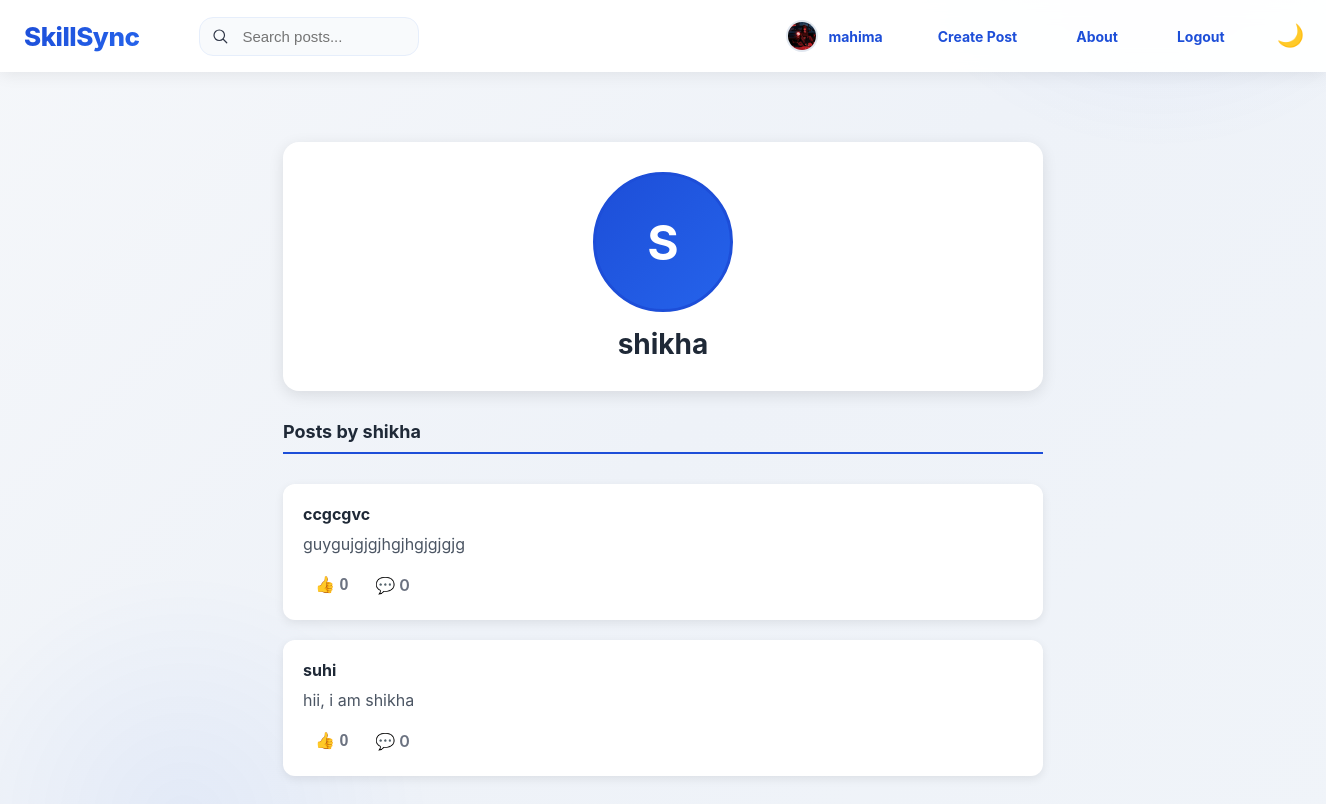
Screenshot of /profile/shikha/ (signed in) with the database file from the repository.
### main/models.py (models this page shows, shortened)
class Profile(models.Model):
    user = models.OneToOneField(User, on_delete=models.CASCADE)
    full_name = models.CharField(max_length=100, blank=True)
    profession = models.CharField(max_length=100, blank=True)
    about = models.TextField(blank=True)
    profile_picture = models.ImageField(upload_to='profile_pics/', default='profile_pics/default.jpg')
    def get_profile_picture_url(self):
        if self.profile_picture:
            try:
                if self.profile_picture.storage.exists(self.profile_picture.name):
                    if 'default' not in self.profile_picture.name:
                        return self.profile_picture.url
            except:
                pass
        return None

class Content(models.Model):
    title = models.CharField(max_length=200)
    description = models.TextField()
    instructor = models.CharField(max_length=100)
    duration = models.CharField(max_length=50)
    created_by = models.ForeignKey(User, on_delete=models.CASCADE)
    created_at = models.DateTimeField(auto_now_add=True)
    likes = models.ManyToManyField(User, related_name='liked_content', blank=True)
    image = models.ImageField(upload_to='content_images/', blank=True, null=True)
    video = models.FileField(upload_to='content_videos/', blank=True, null=True)
    pdf = models.FileField(upload_to='content_pdfs/', blank=True, null=True)

### main/views.py (the view)
# urls.py: path('profile/<str:username>/', views.view_profile, name='view_profile'),
@login_required
def view_profile(request, username):
    user = get_object_or_404(User, username=username)
    profile, created = Profile.objects.get_or_create(user=user)
    user_posts = Content.objects.filter(created_by=user).order_by('-created_at')
    context = {'profile': profile, 'user_posts': user_posts}
    return render(request, 'profile_view.html', context)

### main/templates/profile_view.html (shortened to what this page needs)
{% extends 'base.html' %}
{% load static %}
{% block content %}
<div class="profile-container">
    <div class="profile-card">
        <div class="profile-avatar-wrapper">
            {% if profile.profile_picture and profile.get_profile_picture_url %}
                <img src="{{ profile.get_profile_picture_url }}"
                     alt="Profile Picture"
                     class="profile-avatar-img"
                     onerror="handleProfileImageError(this)">
            {% else %}
                <div class="profile-avatar-fallback" style="position: static; display: flex;">
                    {{ profile.user.username|first|upper }}
                </div>
            {% endif %}
        </div>
        <h2>{{ profile.full_name|default:profile.user.username }}</h2>
    </div>
    <div class="user-posts">
        <h3>Posts by {{ profile.full_name|default:profile.user.username }}</h3>
        {% for content in user_posts %}
            <div class="post-card">
                <h4>{{ content.title }}</h4>
                <p>{{ content.description }}</p>
                <div class="post-actions">
                    <form method="POST" action="{% url 'like_content' content.id %}" style="margin: 0;">
                        <button type="submit" class="like-btn {% if user in content.likes.all %}liked{% endif %}">
                            {% if user in content.likes.all %}
                                ❤️ {{ content.likes.count }}
                            {% else %}
                                👍 {{ content.likes.count }}
                            {% endif %}
                        </button>
                    </form>
                    <span style="color: #6b7280; font-weight: 600;">💬 {{ content.comment_set.count }}</span>
                </div>
            </div>
        {% empty %}
            <div class="no-posts">
                <p>📝 No posts yet.</p>
            </div>
        {% endfor %}
    </div>
</div>
{% endblock %}

### main/templates/base.html (shortened to what this page needs)
{% load static %}
<!DOCTYPE html>
<html lang="en">
<head>
    <link rel="stylesheet" href="{% static 'css/style.css' %}">
</head>
<body>
    <nav class="navbar">
        <a href="{% url 'home' %}" class="logo">SkillSync</a>
        <form action="{% url 'search' %}" method="get" class="search-form" role="search" aria-label="Search posts">
            <div class="search-input-wrapper">
                <input type="search" name="q" placeholder="Search posts..." aria-label="Search posts">
            </div>
        </form>
        <div class="nav-links">
    {% if user.is_authenticated %}
        <a href="{% url 'view_profile' user.username %}" class="profile-link NavtBtn" title="{{ user.username }}">
            <div class="navbar-avatar-wrapper">
                {% if user.profile.profile_picture and user.profile.get_profile_picture_url %}
                    <img src="{{ user.profile.get_profile_picture_url }}"
                         class="navbar-profile-img"
                         alt="{{ user.username }}"
                         onerror="handleImageError(this)">
                {% else %}
                    <div class="navbar-avatar-fallback" style="position: static; display: flex;">
                        {{ user.username|first|upper }}
                    </div>
                {% endif %}
            </div>
            <span>{{ user.username }}</span>
        </a>
        <a href="{% url 'add_content' %}" class="NavtBtn">Create Post</a>
        <a href="{% url 'about' %}" class="NavtBtn">About</a>
        <a href="{% url 'logout' %}" class="NavtBtn">Logout</a>
    {% else %}
        <a href="{% url 'login' %}" class="NavtBtn">Login</a>
        <a href="{% url 'register' %}" class="NavtBtn">Register</a>
        <a href="{% url 'about' %}" class="NavtBtn">About</a>
    {% endif %}
    <button class="dark-mode-toggle" id="darkModeToggle" title="Toggle dark mode">🌙</button>
</div>
    </nav>
    <div class="main-container">
        {% block content %}{% endblock %}
    </div>
</body>
</html>

### static/css/style.css (style rules this page uses)
* { margin: 0; padding: 0; box-sizing: border-box; }
body { font-family: 'Segoe UI', Tahoma, Geneva, Verdana, sans-serif; background: #f4f6f8; color: #333; }
.navbar { background: #1d4ed8; color: #fff; padding: 15px 0; }
.navbar .logo { font-size: 24px; font-weight: bold; color: #fff; text-decoration: none; }
.navbar .nav-links a { margin-left: 15px; text-decoration: none; color: #fff; padding: 7px 15px; border-radius: 5px; transition: 0.3s; }
.main-container { max-width: 900px; margin: 30px auto; padding: 0 20px; }
form button { background: #1d4ed8; color: #fff; padding: 10px 15px; border: none; border-radius: 8px; cursor: pointer; transition: 0.3s; }

### main/templates/base.html (style rules this page uses)
* { margin: 0; padding: 0; box-sizing: border-box; }
body { font-family: -apple-system, BlinkMacSystemFont, 'Segoe UI', Roboto, Oxygen, Ubuntu, Cantarell, sans-serif; background: linear-gradient(135deg, #f5f7fa 0%, #eef2f8 50%, #f0f4f9 100%); min-height: 100vh; position: relative; overflow-x: hidden; }
body::before { content: ''; position: fixed; top: -50%; right: -10%; width: 600px; height: 600px; background: radial-gradient(circle, rgba(29, 78, 216, 0.08) 0%, transparent 70%); border-radius: 50%; z-index: 0; pointer-events: none; animation: float 20s ease-in-out infinite; }
body::after { content: ''; position: fixed; bottom: -20%; left: -5%; width: 500px; height: 500px; background: radial-gradient(circle, rgba(37, 99, 235, 0.06) 0%, transparent 70%); border-radius: 50%; z-index: 0; pointer-events: none; animation: float 25s ease-in-out infinite reverse; }
.navbar { display: flex; justify-content: space-between; align-items: center; padding: 14px 24px; background: rgba(255, 255, 255, 0.95); backdrop-filter: blur(10px); box-shadow: 0 2px 16px rgba(0, 0, 0, 0.08); position: sticky; top: 0; z-index: 100; }
.navbar .logo { font-size: 26px; font-weight: 800; background: linear-gradient(135deg, #1d4ed8 0%, #2563eb 100%); -webkit-background-clip: text; -webkit-text-fill-color: transparent; background-clip: text; text-decoration: none; min-width: fit-content; letter-spacing: -0.5px; }
.search-form { margin-left: 60px; display: flex; align-items: center; gap: 8px; width: 100%; }
.search-input-wrapper { position: relative; display: inline-block; width: 560px; max-width: calc(100% - 360px); min-width: 220px; }
.search-form input[type="search"] { padding: 10px 14px 10px 42px; border-radius: 14px; border: 1px solid #e6eefb; background: #f8fafc; width: 100%; transition: box-shadow 0.15s ease, border-color 0.15s ease; font-size: 15px; color: #0f172a; }
.navbar .nav-links { display: flex; align-items: center; gap: 12px; }
.navbar .nav-links a { text-decoration: none; color: #475569; padding: 8px 16px; border-radius: 6px; transition: all 0.3s ease; font-weight: 500; font-size: 14px; white-space: nowrap; }
.navbar .nav-links .profile-link { display: flex; align-items: center; gap: 10px; text-decoration: none; color: #333; padding: 6px 12px; border-radius: 6px; transition: all 0.3s ease; }
.navbar-avatar-wrapper { position: relative; display: inline-flex; align-items: center; justify-content: center; width: 32px; height: 32px; }
.navbar .nav-links .profile-link img { width: 32px; height: 32px; border-radius: 50%; object-fit: cover; border: 2px solid #e2e8f0; }
.dark-mode-toggle { background: none; border: none; cursor: pointer; font-size: 22px; padding: 8px 12px; border-radius: 8px; transition: all 0.3s ease; display: flex; align-items: center; justify-content: center; color: #1d4ed8; margin-left: 12px; }
.main-container { min-height: calc(100vh - 60px); padding: 0; position: relative; z-index: 1; }
@media (min-width: 769px) { .navbar .nav-links { display: flex; } }
.NavtBtn { color: #1d4ed8 !important; font-weight: 800; padding: 8px 16px; border-radius: 6px; text-decoration: none; transition: all 0.3s ease; }
.navbar .nav-links a.NavtBtn { font-weight: 700 !important; }

### rows the page displays
Profile: user.username|first "S", full_name "shikha"
Content: title "ccgcgvc", description "guygujgjgjhgjhgjgjgjg", likes.count "0", comment_set.count "0"
Content: title "suhi", description "hii, i am shikha", likes.count "0", comment_set.count "0"

### other values shown
{{ user.username }} "mahima"
